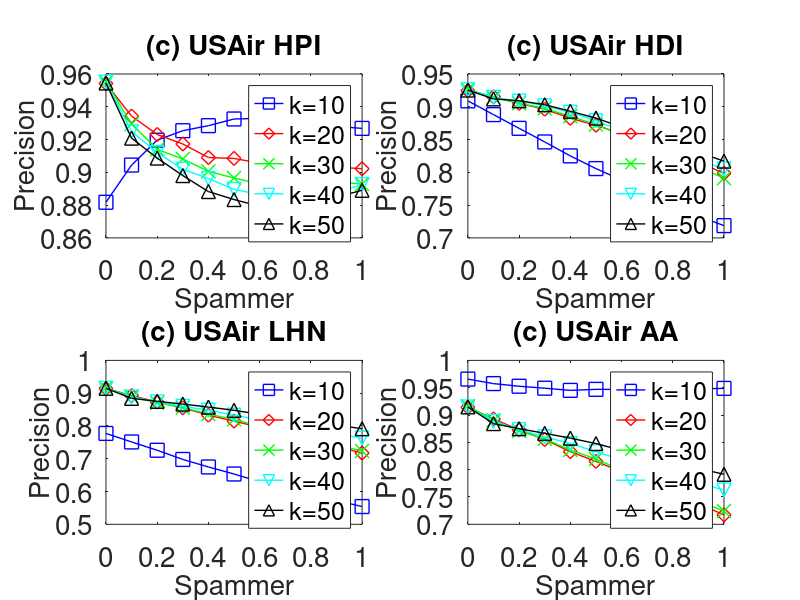

Recreate this plot in MATLAB.

subplot(2,2,1);
x=0:0.1:1;
y=[0.8817347	0.9044307	0.9196126	0.9254048	0.9284681	0.9325364	0.932915	0.9290422	0.9304343	0.92801	0.9268124];
plot(x,y,'-bs','LineWidth',1,'MarkerSize',10);
hold on;

y=[0.9542003	0.9343057	0.9230973	0.9172951	0.9090192	0.9084807	0.9055924	0.9040521	0.9041225	0.9031717	0.9022237];
plot(x,y,'-rd','LineWidth',1,'MarkerSize',10);
hold on;

y=[0.9552223	0.929457	0.9140254	0.9081431	0.900589	0.896532	0.8929887	0.8937429	0.8891806	0.8942136	0.8928359];
plot(x,y,'-gx','LineWidth',1,'MarkerSize',10);
hold on;

y=[0.9550656	0.9248737	0.912088	0.9018978	0.8962265	0.8895934	0.8864176	0.8839665	0.8856564	0.8877246	0.8925317];
plot(x,y,'-cv','LineWidth',1,'MarkerSize',10);
hold on;

y=[0.9545123	0.9208506	0.9086951	0.8980152	0.8882669	0.8833936	0.8793139	0.8790477	0.8827445	0.8849551	0.8890319];
plot(x,y,'-k^','LineWidth',1,'MarkerSize',10);


set(gca,'FontSize',20);
xlabel('Spammer','fontsize',20);
ylabel('Precision','fontsize',20);
title('(c) USAir HPI','fontsize',20);

legend('k=10','k=20','k=30','k=40','k=50');
hold on;



subplot(2,2,2);
x=0:0.1:1;
y=[0.9089626	0.8880224	0.8670981	0.8463536	0.8250862	0.8057105	0.7881863	0.7677442	0.7519312	0.7332708	0.7187308
];
plot(x,y,'-bs','LineWidth',1,'MarkerSize',10);
hold on;

y=[0.9246383	0.9152298	0.9051186	0.8962703	0.8825009	0.8717691	0.8588241	0.8445457	0.8303575	0.8154721	0.7985292];
plot(x,y,'-rd','LineWidth',1,'MarkerSize',10);
hold on;

y=[0.926537	0.9145279	0.9053457	0.8975539	0.885521	0.8727984	0.8572754	0.8416437	0.821398	0.8084129	0.7909808];
plot(x,y,'-gx','LineWidth',1,'MarkerSize',10);
hold on;

y=[0.9258159	0.9142387	0.9086615	0.9014498	0.8915968	0.8786461	0.8638186	0.8476052	0.8334663	0.8187978	0.8054359];
plot(x,y,'-cv','LineWidth',1,'MarkerSize',10);
hold on;

y=[0.925493	0.9119923	0.909235	0.9031694	0.8931568	0.8827264	0.8690317	0.8560664	0.8446557	0.8304003	0.8171227];
plot(x,y,'-k^','LineWidth',1,'MarkerSize',10);


set(gca,'FontSize',20);
xlabel('Spammer','fontsize',20);
ylabel('Precision','fontsize',20);
title('(c) USAir HDI','fontsize',20);

legend('k=10','k=20','k=30','k=40','k=50');
hold on;


subplot(2,2,3);
x=0:0.1:1;
y=[0.7772542	0.7512074	0.7258778	0.6978651	0.6749269	0.6534486	0.629949	0.6086206	0.5900584	0.5724765	0.5541892
];
plot(x,y,'-bs','LineWidth',1,'MarkerSize',10);
hold on;

y=[0.9141578	0.8927662	0.8729917	0.8554096	0.8329649	0.8147733	0.7958415	0.7765737	0.7568627	0.7376123	0.7174829];
plot(x,y,'-rd','LineWidth',1,'MarkerSize',10);
hold on;

y=[0.9160259	0.8908361	0.8708428	0.8559243	0.8363556	0.8198239	0.7992776	0.7796599	0.7576941	0.7424102	0.7238894];
plot(x,y,'-gx','LineWidth',1,'MarkerSize',10);
hold on;

y=[0.9146838	0.8880575	0.8733131	0.8599444	0.8481913	0.8329288	0.8183474	0.8017069	0.7885933	0.7752166	0.7629749];
plot(x,y,'-cv','LineWidth',1,'MarkerSize',10);
hold on;

y=[0.9149078	0.8842425	0.875107	0.8667733	0.857622	0.8477971	0.8354563	0.8234841	0.813891	0.8028311	0.7915614];
plot(x,y,'-k^','LineWidth',1,'MarkerSize',10);


set(gca,'FontSize',20);
xlabel('Spammer','fontsize',20);
ylabel('Precision','fontsize',20);
title('(c) USAir LHN','fontsize',20);

legend('k=10','k=20','k=30','k=40','k=50');
hold on;


subplot(2,2,4);
x=0:0.1:1;
y=[0.9657753	0.9575338	0.9527013	0.9490825	0.9451344	0.9470097	0.9468535	0.9455359	0.9480343	0.9478368	0.9487945
];
plot(x,y,'-bs','LineWidth',1,'MarkerSize',10);
hold on;

y=[0.9140217	0.8928463	0.8728429	0.8552182	0.8328954	0.8151436	0.7960041	0.7766682	0.7571428	0.7378684	0.7172252
];
plot(x,y,'-rd','LineWidth',1,'MarkerSize',10);
hold on;

y=[0.9163349	0.8906482	0.8709553	0.8562141	0.8360744	0.8195778	0.7989007	0.7793402	0.7574743	0.7418537	0.7243318
];
plot(x,y,'-gx','LineWidth',1,'MarkerSize',10);
hold on;

y=[0.9147756	0.8882553	0.873347	0.8601422	0.8479021	0.8329836	0.8180759	0.8019973	0.7887986	0.7750595	0.7627935
];
plot(x,y,'-cv','LineWidth',1,'MarkerSize',10);
hold on;

y=[0.914903	0.8843247	0.875021	0.8665527	0.857722	0.8477891	0.8353538	0.8235367	0.8139266	0.8024241	0.7915304
];
plot(x,y,'-k^','LineWidth',1,'MarkerSize',10);


set(gca,'FontSize',20);
xlabel('Spammer','fontsize',20);
ylabel('Precision','fontsize',20);
title('(c) USAir AA','fontsize',20);

legend('k=10','k=20','k=30','k=40','k=50');
hold on;